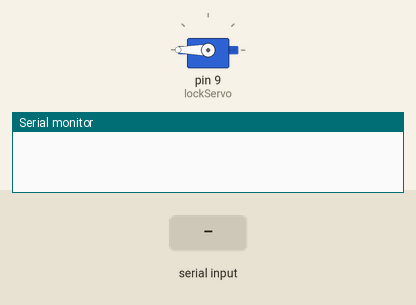
Bench run of a sketch on a simulated Arduino Uno, built for the host (arithmetic inside an expression is 32-bit, double 64-bit). On the bench: servo, the last lines printed to the serial monitor. The test bench sets the inputs (shaded band).

Above: at 1.2 s.
1.3 s: "U\n" received over the second serial link
At 1.7 s:
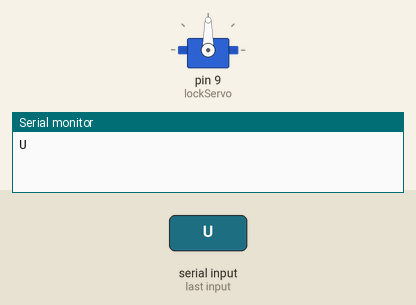
4.3 s: "1\n" received over the second serial link
At 5.1 s:
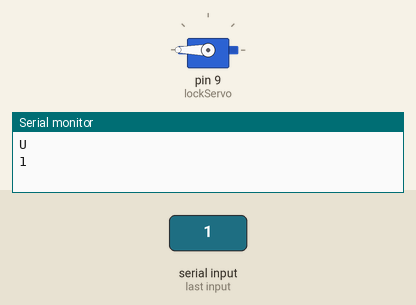
Timing chart, 0 to 7.3 s (numbered marks = the images above; inputs shaded):
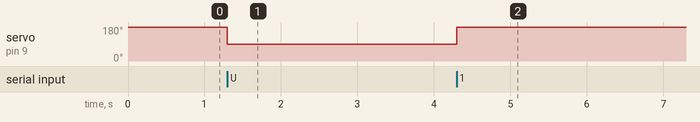

Measured:
- after the input at 1.3 s, servo on pin 9 (lockServo): 180° → 90° at once
- after the input at 4.3 s, servo on pin 9 (lockServo): 90° → 180° at once

The sketch:

bike_lock.ino
```cpp
#include <SoftwareSerial.h>
#include <Servo.h>

SoftwareSerial HM10(10, 11);                  // Note that pin 10 is RX, pin 11 is TX, but they have to be wired to servo's TX and RX respectively (opposite ends!)
Servo lockServo;

String serialMessage;
//int servoPos = 0;
bool locked = true;

void setup() {
  HM10.begin(9600);
  lockServo.attach(9);
  lockServo.write(180);
  Serial.begin(19200);
}

void loop() {
  HM10.listen();

  while (HM10.available() > 0) {
    serialMessage = HM10.readStringUntil('\n');
    Serial.println(serialMessage);              // Debugging purposes only

  }

  if (serialMessage == 'U') {
    lockServo.write(90);                        // Make the servo move to the half-way position
    delay(1000);                                // Wait to be sure the servo and the spring did their work
    lockServo.write(180);                       // Close the servo again, so if the lock is pushed into a closing position it will be locked
                                                // Note that the specific servo movements may change, this is still a placeholder before testing
  }

  // add other commands such as linking an account or setting up a password (TODO)
}
```
